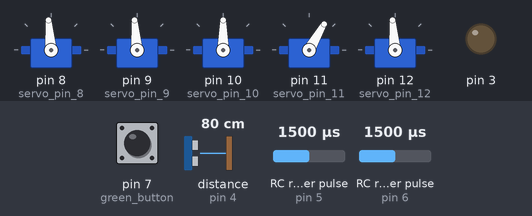
The sketch below on a simulated Arduino Uno, built with avr-gcc and run on an emulated ATmega328P. On the bench: 5 × servo, output pins drawn as LEDs (lit = HIGH). Wiring (inferred from the names in the program): 2 × RC receiver channel: data pin 5 / data pin 6. The inputs (shaded band) are chosen by the test bench; at power-on: RC receiver pulse (sensors on pin 5, pin 6) 1500 µs, pin 7 (green_button) LOW, distance to the obstacle (sensor on pin 4) 80 cm.

Above: at 1.2 s.
1.3 s: RC receiver pulse (sensor on pin 5) set to 1190 µs
At 2.43 s:
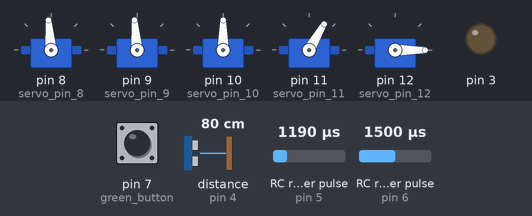
4.3 s: RC receiver pulse (sensor on pin 6) set to 1020 µs
At 4.53 s:
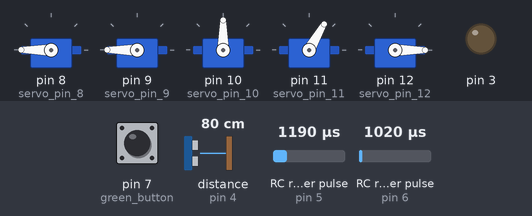
7.3 s: RC receiver pulse (sensor on pin 5) set to 1980 µs
At 8.4 s:
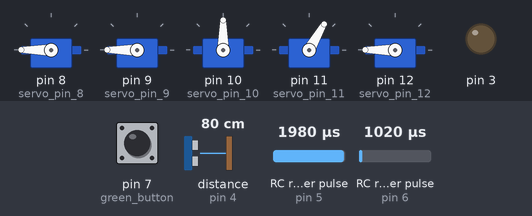
8.8 s: RC receiver pulse (sensor on pin 6) set to 1210 µs
At 9.65 s:
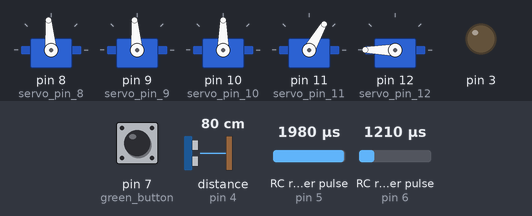
11.8 s: RC receiver pulse (sensor on pin 6) set to 1980 µs
13.3 s: RC receiver pulse (sensor on pin 5) set to 1790 µs
Timing chart, 0 to 17.3 s (numbered marks = the images above; inputs shaded):
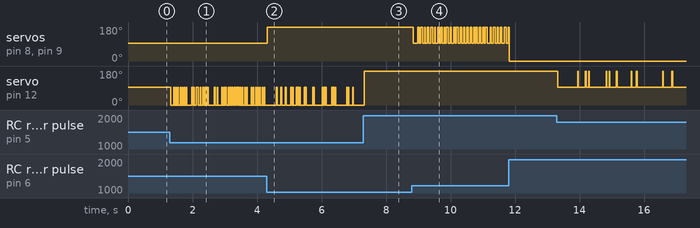

Measured:
- after the input at 4.3 s, servo on pin 8 (servo_pin_8), servo on pin 9 (servo_pin_9): 95° → 180° at once
- after the input at 8.8 s, servo on pin 8 (servo_pin_8), servo on pin 9 (servo_pin_9): goes 95° 0.14 s, 27 × (180° 0.04 s, 95° 0.06 s), then 180°, starting at once

The sketch:

Kimbot-PWM-statemachine.ino
```cpp
#include <Servo.h>
#include <Ultrasonic.h>
#include <EnableInterrupt.h>

#define CH1_PIN 5
#define CH3_PIN 6

uint16_t pwm_value_ch1 = 0; // left and right
uint16_t pwm_value_ch3 = 0; // forward and backward

#define LOOKING_STATE 0
#define CLAWOPEN_STATE 1
#define ARMDOWN_STATE 2
#define CLAWCLOSE_STATE 3
#define ARMUP_STATE 4
#define RESTING_STATE 5

#define ARMUP_POS  60 // was 60
#define ARMDOWN_POS 150 // was 180
#define SONAR_REST_TIME 300 // msecs

int state = LOOKING_STATE;
long timerstart = 0;
long sonarThreshold = 0;

Servo servo_pin_8;
Servo servo_pin_9;
Servo servo_pin_10;
Servo servo_pin_11;
Servo servo_pin_12;

#define ROTARY_ANGLE_SENSOR A1 // on some Pitsco shields this is erroneously labeled A0

//libraries at http://duinoedu.com/dl/lib/grove/EDU_Ultrasonic_Grove/
Ultrasonic monUltrasonic_pin4(4);

// see http://blog.mired.org/2015/10/a-close-look-at-pwm-input.html
// pwm value range: 1016 to 2024, middle is 1516

void change_ch1() {
  static unsigned long prev_time_ch1 = 0;
  if (digitalRead(CH1_PIN))
    prev_time_ch1 = micros();
  else
    pwm_value_ch1 = micros() - prev_time_ch1;
}

void change_ch3() {
  static unsigned long prev_time_ch3 = 0;
  if (digitalRead(CH3_PIN))
    prev_time_ch3 = micros();
  else
    pwm_value_ch3 = micros() - prev_time_ch3;
}

void setup()
{
  pinMode( 3 , OUTPUT);
  servo_pin_8.attach(8);
  servo_pin_9.attach(9);
  servo_pin_10.attach(10);
  servo_pin_11.attach(11);
  servo_pin_12.attach(12);
  servo_pin_11.write( ARMUP_POS ); // arm up

  pinMode(CH1_PIN, INPUT_PULLUP);
  enableInterrupt(CH1_PIN, &change_ch1, CHANGE);
  pinMode(CH3_PIN, INPUT_PULLUP);
  enableInterrupt(CH3_PIN, &change_ch3, CHANGE);

  // Serial.begin(9600);

  pinMode( 7 , INPUT); // green button
  long knobMin = 0; long knobMax = 1023;
  while ( digitalRead(7) ) { // wait for green button
    long knobReading = analogRead(ROTARY_ANGLE_SENSOR); // value is typically between 0 and 1023 when batt power is on
    // knobMin = min(knobMin, knobReading); knobMax = max(knobMax, knobReading);  // adjust range if it changes
    sonarThreshold = (knobReading - knobMin) * 10 / (knobMax - knobMin); // should give value between 0 and 10
    unsigned int sonarReading = monUltrasonic_pin4.distanceRead(CM);
    //    Serial.print(knobMin);
    //    Serial.print (" ");
    //    Serial.print(knobReading);
    //    Serial.print (" ");
    //    Serial.print(knobMax);
    //    Serial.print (" ");
    //    Serial.print(sonarThreshold);
    //    Serial.print (" ");
    //    Serial.println(sonarReading);
    if (sonarReading < sonarThreshold) {digitalWrite(3 , HIGH);} // light on
    else {digitalWrite(3 , LOW);} // light off
    delay(SONAR_REST_TIME);
  } // while waiting for green button

}

void loop()
{

  switch (state) {
    case LOOKING_STATE:
      //Serial.print("Distance in CM: "); Serial.println(monUltrasonic_pin4.distanceRead()); delay(1000);
      digitalWrite(3 , LOW); // light off
      if (monUltrasonic_pin4.distanceRead(CM) < sonarThreshold ) {   // was mesurer(1), before library update
        digitalWrite(3 , HIGH); // light on
        timerstart = millis();
        state= CLAWOPEN_STATE;
      } else { // give ultrasonic a short break
        timerstart = millis();
        state = RESTING_STATE;
      }
      break;
    case RESTING_STATE:
      if (millis() > timerstart + SONAR_REST_TIME) {
        timerstart = millis();
        state = LOOKING_STATE;
      }
      break;
    case CLAWOPEN_STATE:
      servo_pin_10.write( 150 ); // claw open
      if (millis() > timerstart + 700) {  // delay(700)
        timerstart = millis();
        state = ARMDOWN_STATE;
      }
      break;
    case ARMDOWN_STATE:
      servo_pin_11.write( ARMDOWN_POS ); // arm down
      if (millis() > timerstart + 800) { // delay( 800 );
        timerstart = millis();
        state = CLAWCLOSE_STATE;
      }
      break;
    case CLAWCLOSE_STATE:
      servo_pin_10.write( 115 ); // claw close
      if (millis() > timerstart + 700 ) { // delay( 700 );
        timerstart = millis();
        state = ARMUP_STATE;
      }
      break;
    case ARMUP_STATE:
      servo_pin_11.write( ARMUP_POS ); // arm up
      if (millis() > timerstart + 700 ) { // delay( 700 );
        timerstart = millis();
        state = LOOKING_STATE;
      }
      break;
  } // switch

  uint16_t pwmin1, pwmin3;
  //noInterrupts();
  pwmin1 = pwm_value_ch1 ;
  pwmin3 = pwm_value_ch3 ;
  //interrupts();

  if (pwmin3 > 1800) {
    servo_pin_8.write( 0 ); // backward
    servo_pin_9.write( 0 );
  } else if (pwmin3 < 1200 && pwmin3 > 200) {
    servo_pin_8.write( 180 );  // forward
    servo_pin_9.write( 180 );
  } else {
    servo_pin_8.write( 95 ); // stop
    servo_pin_9.write( 95 );
  }

  if (pwmin1 > 1800) {
    servo_pin_12.write( 180 ); // left
  } else if (pwmin1 < 1200 && pwmin1 > 200) {
    servo_pin_12.write( 0 );  // right
  } else {
    servo_pin_12.write( 95 ); // stop
  }


}
```
